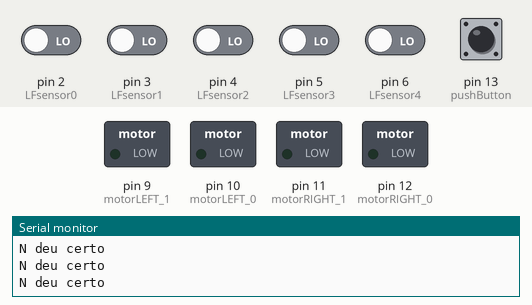
Recording of a sketch running on a simulated Arduino Uno, built with avr-gcc and run on an emulated ATmega328P. Shown: switched loads named in the sketch (green lamp = pin HIGH), the last lines printed to the serial monitor. The test bench sets the inputs (shaded band); at power-on: pin 13 (pushButton) HIGH, pin 2 (LFsensor0), pin 3 (LFsensor1), pin 4 (LFsensor2), pin 5 (LFsensor3), pin 6 (LFsensor4) LOW.

Above: at 1.2 s.
1.3 s: pin 13 (pushButton) pulled LOW for 0.15 s
At 2.0 s:
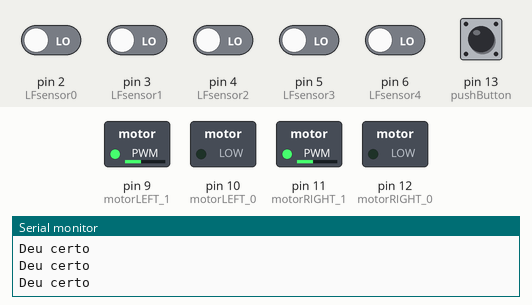
2.9 s: pin 13 (pushButton) pulled LOW for 1 s
At 4.5 s:
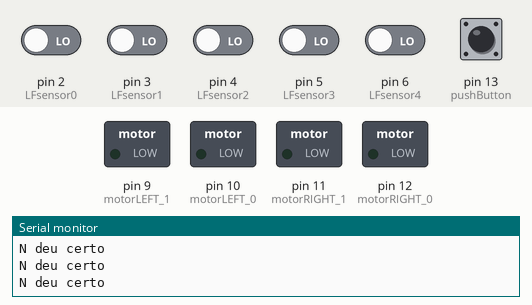
Timing chart, 0 to 6.0 s (numbered marks = the images above; inputs shaded):
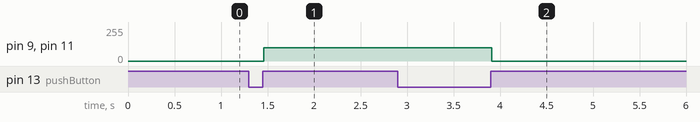

Measured:
- after the input at 1.3 s, pin 9 (motorLEFT_1), pin 11 (motorRIGHT_1): 0/255 → 100/255 after 0.16 s
- after the input at 2.9 s, pin 9 (motorLEFT_1), pin 11 (motorRIGHT_1): 100/255 → 0/255 after 1.0 s

The sketch:

CdhSpeed1.2.ino
```cpp
#define WHITE   1
#define BLACK   0
#define CROSSING_LINE 0
#define FOLLOWING_LINE 1
#define NO_LINE 2
#define DEGREETURN90 0 //UNSOLVED
#define FULL    190
#define MIN     80

/* read line sensors values

Sensor Array   Error Value
0 0 0 0 1  4
0 0 0 1 1  3
0 0 0 1 0  2
0 0 1 1 0  1
0 0 1 0 0  0
0 1 1 0 0 -1
0 1 0 0 0 -2
1 1 0 0 0 -3
*/

int mode;
int pushButton = 13;
/*#################### SENSORS SETUP ####################*/
int SensorMatrix[5] = {0,0,0,0,0}; //Sensor matrix for measuring the IR sensor
int LFsensor0 = 2;
int LFsensor1 = 3;
int LFsensor2 = 4;
int LFsensor3 = 5;
int LFsensor4 = 6;

/*#################### MOTORS SETUP ####################*/
int baseMotorSpeed = 100;
int rightMotorSpeed;
int leftMotorSpeed;

int motorLEFT_1 = 9; //
int motorLEFT_0 = 10; //

int motorRIGHT_1 = 11;
int motorRIGHT_0 = 12;

/*#################### PDI Control####################*/
int error;
int previousError;
int Kp = 25;
int Kd = 0;
int Ki = 0;
int P, I, D;
int PIDvalue;

void readLFsensor();
void motorPIDControl();
void readLFsensor();
void calculatePID();
void motorForward();
void motorStop();
/*#################### Button Control ####################*/
int state = LOW;
int readBtt;
int before = HIGH;
int timer  = 0;
int debounce = 200;

void setup() {
  // put your setup code here, to run once:
  pinMode (LFsensor0, INPUT);
  pinMode (LFsensor1, INPUT);
  pinMode (LFsensor2, INPUT);
  pinMode (LFsensor3, INPUT);
  pinMode (LFsensor4, INPUT);

  pinMode (motorLEFT_1, OUTPUT);
  pinMode (motorLEFT_0, OUTPUT);

  pinMode (motorRIGHT_1, OUTPUT);
  pinMode (motorRIGHT_1, OUTPUT);

  pinMode(pushButton, INPUT_PULLUP);//button
  Serial.begin(9600);
}

void loop() {
    readBtt = digitalRead(pushButton);
    if((readBtt == HIGH) && (before == LOW )&&  (millis() - timer > debounce)){
      if(state == HIGH){
          state =  LOW;
      }
      else{
          state = HIGH;
      }
      timer = millis();
    }
    if(state){
          readLFsensor();
          switch(mode){
            case FOLLOWING_LINE:
              calculatePID();
              motorPIDControl();
            break;
            case CROSSING_LINE:
              motorForward();
              previousError = 0; //Dunno
            case NO_LINE:
              motorForward();
              previousError = 0; //Dunno
          }
          Serial.println("Deu certo");
    }else{
        motorStop();
          Serial.println("N deu certo");
    }
    before = readBtt;
}


void motorPIDControl(){
  /*------------- Motor Speed ----------------*/
  rightMotorSpeed = baseMotorSpeed - PIDvalue;
  leftMotorSpeed = baseMotorSpeed + PIDvalue;


  rightMotorSpeed = constrain(rightMotorSpeed, MIN, FULL);
  leftMotorSpeed = constrain(leftMotorSpeed, MIN, FULL);

  analogWrite(motorLEFT_1, leftMotorSpeed);
  analogWrite(motorLEFT_0, 0);

  analogWrite(motorRIGHT_1, rightMotorSpeed);
  analogWrite(motorRIGHT_0, 0);
}
void motorForward(){
  analogWrite(motorLEFT_1, baseMotorSpeed);
  analogWrite(motorLEFT_0, 0);

  analogWrite(motorRIGHT_1, baseMotorSpeed);
  analogWrite(motorRIGHT_0, 0);
}

void readLFsensor(){
  //------------- LÊ SENSORES ----------------*/
  SensorMatrix[0] = digitalRead(LFsensor0);
  SensorMatrix[1] = digitalRead(LFsensor1);
  SensorMatrix[2] = digitalRead(LFsensor2);
  SensorMatrix[3] = digitalRead(LFsensor3);
  SensorMatrix[4] = digitalRead(LFsensor4);

  if((SensorMatrix[0] == WHITE) && (SensorMatrix[1] == WHITE) && (SensorMatrix[2] == WHITE) && (SensorMatrix[3] == WHITE) && (SensorMatrix[4] == BLACK)){
      mode = FOLLOWING_LINE;
      error = 4;
  } else if ((SensorMatrix[0] == WHITE) && (SensorMatrix[1] == WHITE) && (SensorMatrix[2] == WHITE) && (SensorMatrix[3] == BLACK) && (SensorMatrix[4] == BLACK)){
      mode = FOLLOWING_LINE;
      error = 3;
  } else if ((SensorMatrix[0] == WHITE) && (SensorMatrix[1] == WHITE) && (SensorMatrix[2] == WHITE) && (SensorMatrix[3] == BLACK) && (SensorMatrix[4] == WHITE)){
      mode = FOLLOWING_LINE;
      error = 2;
  } else if ((SensorMatrix[0] == WHITE) && (SensorMatrix[1] == WHITE) && (SensorMatrix[2] == BLACK) && (SensorMatrix[3] == BLACK) && (SensorMatrix[4] == WHITE)){
      mode = FOLLOWING_LINE;
      error = 1;
  } else if ((SensorMatrix[0] == WHITE) && (SensorMatrix[1] == WHITE) && (SensorMatrix[2] == BLACK) && (SensorMatrix[3] == WHITE) && (SensorMatrix[4] == WHITE)){
      mode = FOLLOWING_LINE;
      error = 0;
  } else if ((SensorMatrix[0] == WHITE) && (SensorMatrix[1] == BLACK) && (SensorMatrix[2] == BLACK) && (SensorMatrix[3] == WHITE) && (SensorMatrix[4] == WHITE)){
      mode = FOLLOWING_LINE;
      error = -1;
  } else if ((SensorMatrix[0] == WHITE) && (SensorMatrix[1] == BLACK) && (SensorMatrix[2] == WHITE) && (SensorMatrix[3] == WHITE) && (SensorMatrix[4] == WHITE)){
      mode = FOLLOWING_LINE;
      error = -2;
  } else if ((SensorMatrix[0] == BLACK) && (SensorMatrix[1] == BLACK) && (SensorMatrix[2] == WHITE) && (SensorMatrix[3] == WHITE) && (SensorMatrix[4] == WHITE)){
      mode = FOLLOWING_LINE;
      error = -3;
  } else if ((SensorMatrix[0] == BLACK) && (SensorMatrix[1] == WHITE) && (SensorMatrix[2] == WHITE) && (SensorMatrix[3] == WHITE) && (SensorMatrix[4] == WHITE)){
      mode = FOLLOWING_LINE;
      error = -4;
  }else if ((SensorMatrix[0] == WHITE) && (SensorMatrix[1] == WHITE) && (SensorMatrix[2] == WHITE) && (SensorMatrix[3] == WHITE) && (SensorMatrix[4] == WHITE)){
      mode = NO_LINE;
      error = 0;
  }else if ((SensorMatrix[0] == BLACK) && (SensorMatrix[1] == BLACK) && (SensorMatrix[2] == BLACK) && (SensorMatrix[3] == BLACK) && (SensorMatrix[4] == BLACK)){
      mode = CROSSING_LINE;
      error = 0;
  }
}
void motorStop(){
  analogWrite(motorLEFT_1, 0);
  analogWrite(motorLEFT_0, 0);

  analogWrite(motorRIGHT_1, 0);
  analogWrite(motorRIGHT_0, 0);
}
void calculatePID(){
  P = error;
  I = I + error;
  D = error-previousError;
  PIDvalue = (Kp*P) + (Ki*I) + (Kd*D);
  previousError = error;
}
```
